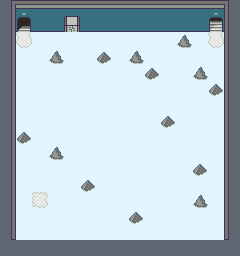

Rendered tile map (Tiled .tmx) drawn with the repository's tilesets; below, a short description and the map source with its tile grids summarised:
An orthogonal 15x16 tile map with 16x16 px tiles, 2 tile layers (Tile Layer 1, Tile Layer 2), 9 tilesets and 9 objects (3x Modifier, 2x NPC, 2x Door).

<map version="1.9" tiledversion="1.9.0" orientation="orthogonal" renderorder="right-down" width="15" height="16" tilewidth="16" tileheight="16" infinite="0" backgroundcolor="#e1f5fe" nextlayerid="11" nextobjectid="72">
 <properties>
  <property name="action" value="(map-name &quot;XEONJIA TOWER – 3F&quot;)" />
  <property name="disable-worldmap" type="bool" value="true" />
  <property name="map-name" value="XEONJIA TOWER – 3F" />
  <property name="music" value="tower" />
 </properties>
 <tileset firstgid="1" source="../tilesets/outdoor-1.tsx" />
 <tileset firstgid="129" source="../tilesets/monsters.tsx" />
 <tileset firstgid="204" source="../tilesets/npc_common.tsx" />
 <tileset firstgid="256" source="../tilesets/outdoor-2.tsx" />
 <tileset firstgid="416" source="../tilesets/outdoor-3.tsx" />
 <tileset firstgid="544" source="../tilesets/npc_main.tsx" />
 <tileset firstgid="576" source="../tilesets/tower.tsx" />
 <tileset firstgid="640" source="../tilesets/indoor.tsx" />
 <tileset firstgid="696" source="../tilesets/basic.tsx" />
 <layer id="1" name="Tile Layer 1" width="15" height="16">
  <data>[240 cells, 88 non-empty, 17 distinct tile ids]</data>
 </layer>
 <objectgroup id="9" name="npc">
  <object id="63" class="NPC" gid="556" x="32" y="48" width="16" height="16">
   <properties>
    <property name="action">(dialog
  '(("/" "There are no monsters here, except for that guy over there who's kind of ugly.")))</property>
    <property name="actionOnEvent">(if (visited-room "x4")
  (delete-me))</property>
   </properties>
  </object>
  <object id="64" class="NPC" gid="572" x="48" y="48" width="16" height="16">
   <properties>
    <property name="actionOnEvent">(if (visited-room "x4")
  (delete-me))</property>
   </properties>
  </object>
  <object id="67" gid="238" x="32" y="208" width="16" height="16">
   <properties>
    <property name="action">(if (!get "x3-talk")
  (begin
    (set "x3-talk" #t)
    (dialog '(("/" "Isn't there a guided tour?\nAh, isn't this a tourist attraction?\nThat explains many things…"))))
  (dialog '(("/" "At this point I do a tour of the tower.\nWhen do I get an opportunity like this again?"))))</property>
   </properties>
  </object>
 </objectgroup>
 <layer id="6" name="Tile Layer 2" width="15" height="16">
  <data>[240 cells, 1 non-empty, 1 distinct tile ids]</data>
 </layer>
 <objectgroup id="8" name="items">
  <object id="68" gid="636" x="64" y="48" width="16" height="16">
   <properties>
    <property name="action">(if (= (orientation) 1)
  (if (= (get-initial-HP) 100)
    (hp-machine
      '(("fresh-water" 33 "(give-item \"fresh-water\")")
      ("pomegranate-juice" 90 "(give-item \"pomegranate-juice\")")
      ("kiwi-juice" 105 "(give-item \"kiwi-juice\")")
      ("healer" 125 "(give-item \"healer\")")
      ("healer-plus" 140 "(give-item \"healer-plus\")")
      ("hp-up-5-shop" 180 "(begin (increase-HP 5) (set-HP-diff 105))")))
    (hp-machine
      '(("fresh-water" 33 "(give-item \"fresh-water\")")
      ("pomegranate-juice" 90 "(give-item \"pomegranate-juice\")")
      ("kiwi-juice" 105 "(give-item \"kiwi-juice\")")
      ("healer" 125 "(give-item \"healer\")")
      ("healer-plus" 140 "(give-item \"healer-plus\")"))))
  (dialog '(("I can't use the HP machine from this side."))))</property>
   </properties>
  </object>
  <object id="69" class="Modifier" gid="714" x="32" y="176" width="16" height="16">
   <properties>
    <property name="moneyDelta" type="int" value="20" />
   </properties>
  </object>
  <object id="70" class="Modifier" gid="714" x="80" y="48" width="16" height="16">
   <properties>
    <property name="moneyDelta" type="int" value="20" />
   </properties>
  </object>
  <object id="71" class="Modifier" gid="714" x="176" y="208" width="16" height="16">
   <properties>
    <property name="moneyDelta" type="int" value="20" />
   </properties>
  </object>
 </objectgroup>
 <objectgroup id="10" name="spawn points">
  <object id="54" class="Door" x="16" y="32" width="16" height="16">
   <properties>
    <property name="mainDoor" type="bool" value="true" />
    <property name="roomId" value="x2" />
   </properties>
  </object>
  <object id="66" class="Door" x="208" y="32" width="16" height="16">
   <properties>
    <property name="roomId" value="x4" />
   </properties>
  </object>
 </objectgroup>
</map>
